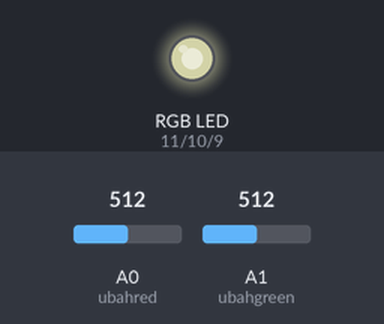
A sketch run on a simulated Arduino Uno, built with avr-gcc and run on an emulated ATmega328P. On the bench: an RGB LED mixed from three pins (HIGH = lit). The test bench sets the inputs (shaded band); at power-on: A0 (ubahred) = 512, A1 (ubahgreen) = 512. Dim RGB values are drawn brighter than linear.

Above: at 1.2 s.
1.3 s: A0 (ubahred) set to 716
At 1.7 s:
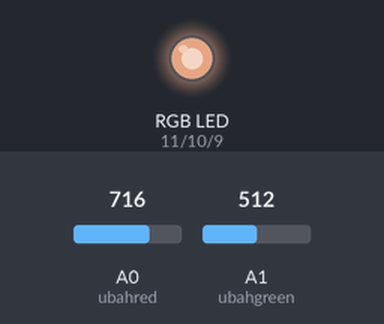
2.8 s: A1 (ubahgreen) set to 716
At 4.0 s:
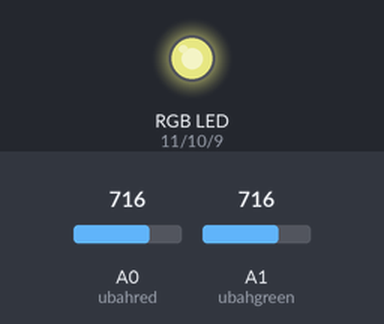
4.3 s: A0 (ubahred) set to 900
At 5.2 s:
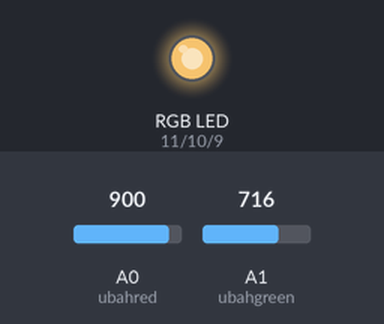
5.8 s: A1 (ubahgreen) set to 900
At 6.3 s:
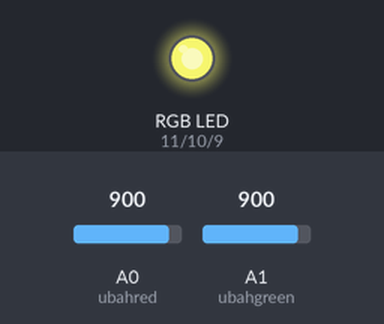
7.3 s: A0 (ubahred) set to 511
At 8.5 s:
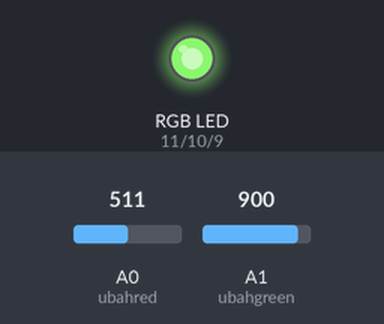
8.8 s: A1 (ubahgreen) set to 122
At 9.8 s:
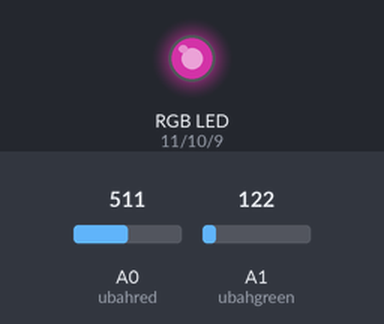
Timing chart, 0 to 11.3 s (numbered marks = the images above; inputs shaded):
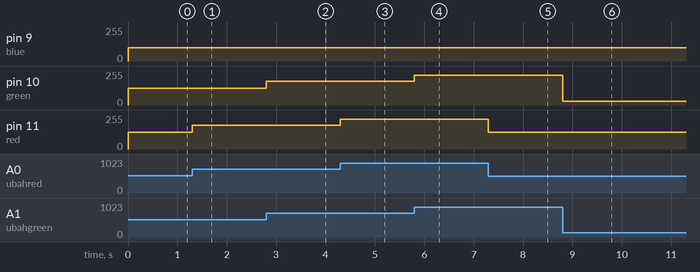

The sketch:

RGBkontrol.ino
```cpp
int red = 11;
int green = 10;
int blue = 9;
const int ubahred = A0;
const int ubahgreen = A1;


void setup() {
  // put your setup code here, to run once:
  pinMode(red, OUTPUT);
  pinMode(green, OUTPUT);
  pinMode(blue, OUTPUT);
  pinMode(ubahred, INPUT);
  pinMode(ubahgreen, INPUT);
}

void loop() {
  // put your main code here, to run repeatedly:
  int jadired = analogRead(ubahred);
  int jadigreen = analogRead(ubahgreen);
  jadired = map(jadired, 0, 1023, 0, 255);
  jadigreen = map(jadigreen, 0, 1023, 0, 255);
  analogWrite(red, jadired);
  analogWrite(green, jadigreen);
  analogWrite(blue, 100);
}
```

Measured:
- after the input at 1.3 s, pin 11 (red): 127/255 → 178/255 at once
- after the input at 2.8 s, pin 10 (green): 127/255 → 178/255 at once
- after the input at 4.3 s, pin 11 (red): 178/255 → 224/255 at once
- after the input at 5.8 s, pin 10 (green): 178/255 → 224/255 at once
- after the input at 7.3 s, pin 11 (red): 224/255 → 127/255 at once
- after the input at 8.8 s, pin 10 (green): 224/255 → 30/255 at once
